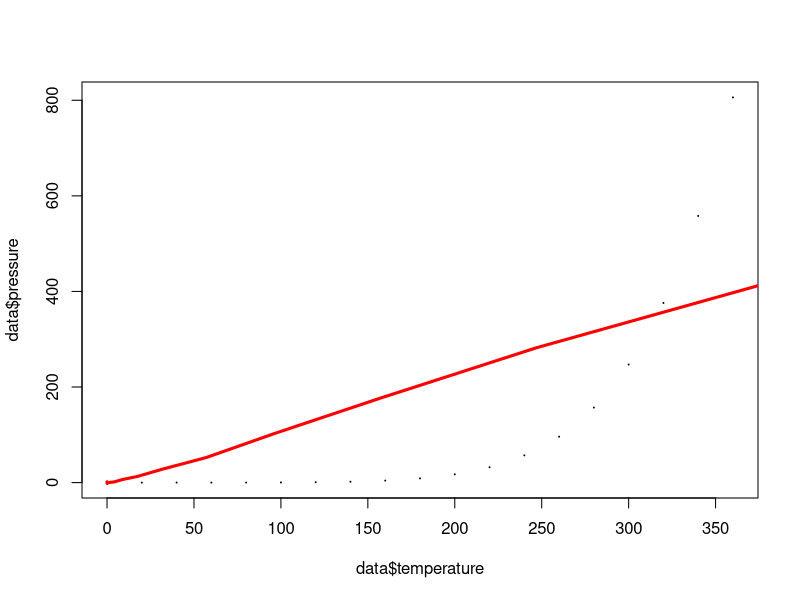
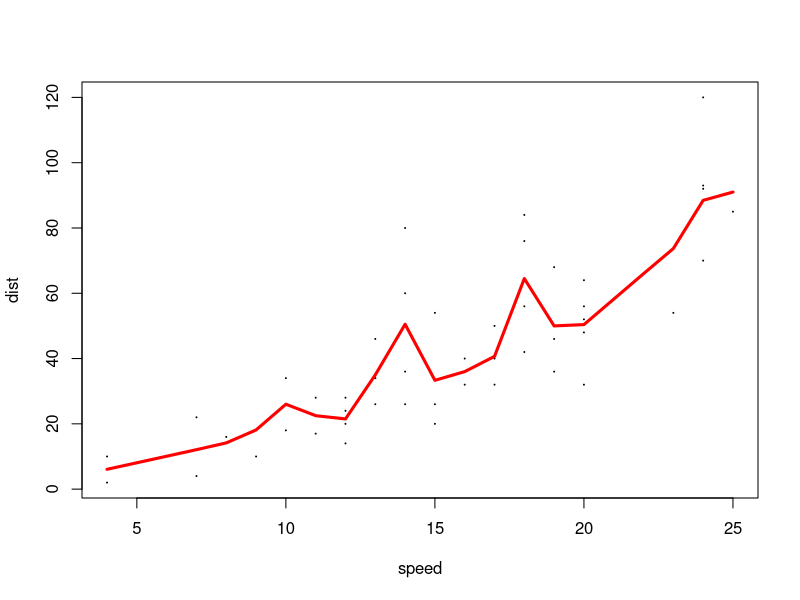

The R source for these figures, in order: (Note: this script raises an error after producing the figures.)

data(pressure)
data<-pressure

fit<-loess(data$pressure ~ data$temperature, data = data)

plot(data$pressure ~ data$temperature, data=data,pch=19,cex=0.1)
j <- order(data$pressure)
lines(data$pressure[j],fit$fitted[j],col="red",lwd=3)


cars.lo <- loess(dist ~ speed, cars, span =0.2)
#predict(cars.lo, data.frame(speed = seq(5, 30, 1)), se = TRUE)

plot(dist ~ speed, data=cars,pch=19,cex=0.1)
j <- order(cars$speed)
lines(cars$speed[j],cars.lo$fitted[j],col="red",lwd=3)

predict(cars.lo2, data.frame(speed = seq(5, 30, 1)), se = TRUE)